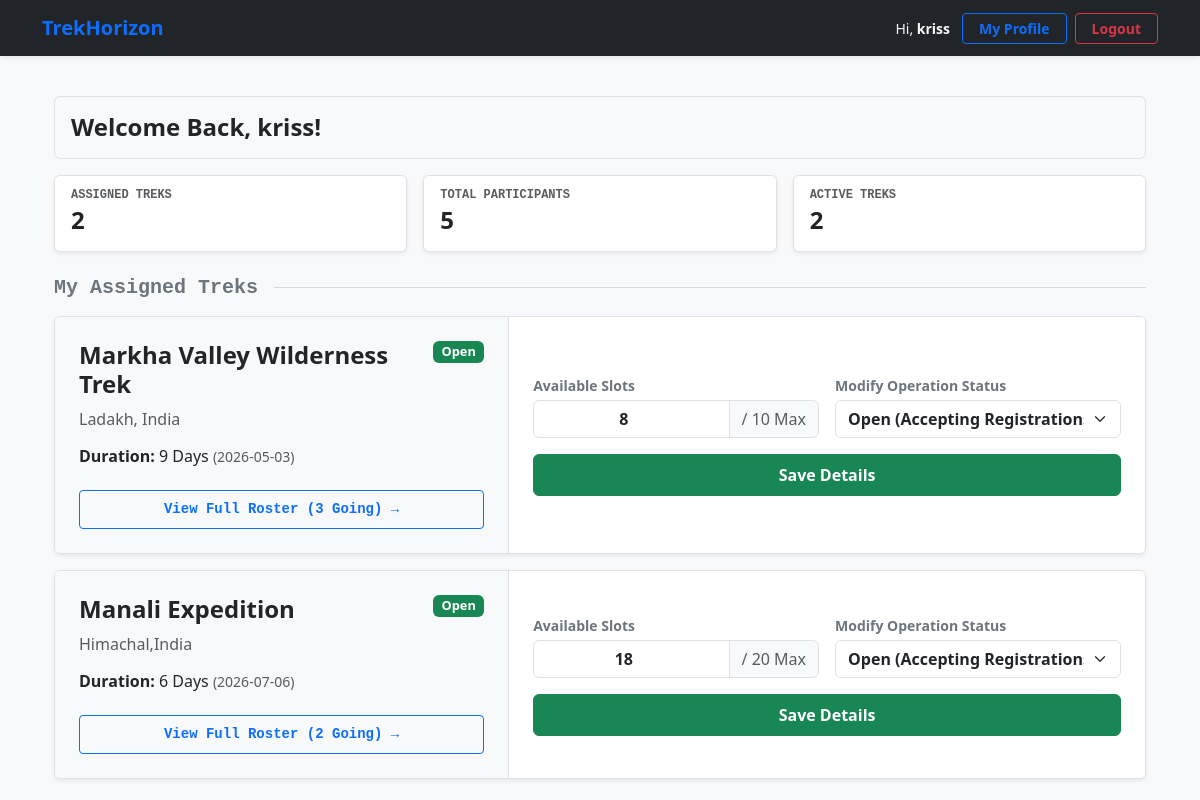
Page /dashboard (signed in) on the committed database.
### models.py (models this page shows)
class Trek(db.Model):
    trek_id = db.Column(db.Integer, primary_key=True, autoincrement=True)
    trek_name = db.Column(db.String(150), nullable=False)
    location = db.Column(db.String(150), nullable=False)
    difficulty = db.Column(db.Enum('Easy', 'Moderate', 'Hard', name='trek_difficulty'), nullable=False)
    duration_days = db.Column(db.Integer, nullable=False)
    available_slots = db.Column(db.Integer, nullable=False)
    max_slots = db.Column(db.Integer, nullable=False)
    start_date = db.Column(db.Date, nullable=False)
    end_date = db.Column(db.Date, nullable=False)
    status = db.Column(db.Enum('Pending', 'Started', 'Open', 'Closed', 'Completed', name='trek_status'), nullable=False)
    assigned_staff_id = db.Column(db.Integer, db.ForeignKey('user.user_id'), nullable=True)
    cost_per_person = db.Column(db.Float, nullable=False, default=0.0)
    meeting_point = db.Column(db.String(255), nullable=True)
    description = db.Column(db.Text, nullable=True)
    bookings = db.relationship('Booking', backref='trek', lazy=True)

### app.py (the view, shortened to what this page needs)
@app.route('/dashboard')
def dashboard():
    if 'user_id' not in session:
        return redirect('/login')
    role = session['user_role']
    user_id = session['user_id']
    if role == 'Admin':
        pending_staff = User.query.filter_by(role='Staff', status='Pending').all()
        all_treks = Trek.query.all()
        all_users = User.query.all()
        return render_template('adminhomepage.html',
                               staff_requests=pending_staff,
                               total_treks=all_treks,
                               total_users=all_users)
    elif role == 'Staff':
        assigned_treks = Trek.query.filter_by(assigned_staff_id=user_id).all()
        return render_template('staffhomepage.html' , treks=assigned_treks)
    return redirect('/login')

### templates/staffhomepage.html (shortened to what this page needs)
{% extends 'base.html' %}
{% block content %}
{% set stats = namespace(participants=0, active=0) %}
{% for trek in treks %}
    {% set stats.participants = stats.participants + trek.bookings|length %}
    {% if trek.status in ['Open', 'Pending', 'Started', 'Ongoing'] %}
        {% set stats.active = stats.active + 1 %}
    {% endif %}
{% endfor %}
<div class="container mt-3">
    <div class="p-3 bg-light border rounded mb-3">
        <h4 class="mb-0 text-dark fw-bold">Welcome Back, {{ session.get('user_name', 'Staff Member') }}!</h4>
    </div>
    <div class="row g-3 mb-4">
        <div class="col-md-4">
            <div class="card border shadow-sm h-100">
                <div class="card-body d-flex align-items-center py-3">
                    <div>
                        <h6 class="card-subtitle text-muted mb-1 text-uppercase small font-monospace fw-bold" style="font-size: 0.75rem;">Assigned Treks</h6>
                        <h4 class="card-title mb-0 fw-bold">{{ treks|length }}</h4>
                    </div>
                </div>
            </div>
        </div>
        <div class="col-md-4">
            <div class="card border shadow-sm h-100">
                <div class="card-body d-flex align-items-center py-3">
                    <div>
                        <h6 class="card-subtitle text-muted mb-1 text-uppercase small font-monospace fw-bold" style="font-size: 0.75rem;">Total Participants</h6>
                        <h4 class="card-title mb-0 fw-bold">{{ stats.participants }}</h4>
                    </div>
                </div>
            </div>
        </div>
        <div class="col-md-4">
            <div class="card border shadow-sm h-100">
                <div class="card-body d-flex align-items-center py-3">
                    <div>
                        <h6 class="card-subtitle text-muted mb-1 text-uppercase small font-monospace fw-bold" style="font-size: 0.75rem;">Active Treks</h6>
                        <h4 class="card-title mb-0 fw-bold">{{ stats.active }}</h4>
                    </div>
                </div>
            </div>
        </div>
    </div>
    <div class="d-flex align-items-center mb-3">
        <h5 class="text-secondary mb-0 font-monospace fw-bold">My Assigned Treks</h5>
        <hr class="flex-grow-1 ms-3 my-0 border-secondary opacity-25">
    </div>
    <div class="row g-3">
        {% for trek in treks %}
        <div class="col-12">
            <div class="card border shadow-sm w-100 overflow-hidden">
                <div class="row g-0 align-items-stretch">
                    <div class="col-md-5 bg-light p-4 d-flex flex-column justify-content-between border-end">
                        <div>
                            <div class="d-flex justify-content-between align-items-start mb-2">
                                <h4 class="text-dark fw-bold mb-0">{{ trek.trek_name }}</h4>
                                <span class="badge {% if trek.status == 'Open' %}bg-success{% elif trek.status == 'Started' %}bg-primary{% elif trek.status == 'Ongoing' %}bg-info text-dark{% elif trek.status == 'Closed' %}bg-danger{% elif trek.status == 'Pending' %}bg-warning text-dark{% else %}bg-secondary{% endif %} fs-8">
                                    {{ trek.status }}
                                </span>
                            </div>
                            <p class="text-muted mb-3"> {{ trek.location }}</p>
                            <h6 class="mb-0 text-dark">
                                <strong> Duration:</strong> {{ trek.duration_days }} Days
                                <span class="text-muted small">({{ trek.start_date }})</span>
                            </h6>
                        </div>
                        <div class="mt-4">
                            <a href="/staff/trek/{{ trek.trek_id }}/roster" class="btn btn-sm btn-outline-primary w-100 py-2 font-monospace fw-bold">
                                 View Full Roster ({{ trek.bookings|length }} Going) →
                            </a>
                        </div>
                    </div>
                    <div class="col-md-7 p-4 bg-white d-flex flex-column justify-content-center">
                        <form action="/staff/update_trek/{{ trek.trek_id }}" method="POST">
                            <div class="row g-3 align-items-end">
                                <div class="col-sm-6">
                                    <label class="form-label text-secondary small fw-bold mb-1">Available Slots</label>
                                    <div class="input-group">
                                        <input type="number" name="available_slots" class="form-control text-center fw-bold"
                                               value="{{ trek.available_slots }}" min="0" max="{{ trek.max_slots }}">
                                        <span class="input-group-text bg-light text-muted">/ {{ trek.max_slots }} Max</span>
                                    </div>
                                </div>
                                <div class="col-sm-6">
                                    <label class="form-label text-secondary small fw-bold mb-1">Modify Operation Status</label>
                                    <select name="status" class="form-select fw-bold">
                                        <optgroup label="Booking Availability">
                                            <option value="Open" {% if trek.status == 'Open' %}selected{% endif %}>Open (Accepting Registrations)</option>
                                        </optgroup>
                                    </select>
                                </div>
                                <div class="col-12 mt-3">
                                    <button type="submit" class="btn btn-success w-100 py-2 fw-bold">Save Details</button>
                                </div>
                            </div>
                        </form>
                    </div>
                </div>
            </div>
        </div>
        {% else %}
        <div class="col-12 text-center text-muted py-5">
            <p class="mb-1 fs-5"> No treks are appearing for your staff profile.</p>
        </div>
        {% endfor %}
    </div>
</div>
{% endblock %}

### templates/staffhomepage.html (style rules this page uses)
.fs-8 { font-size: 0.8rem !important; }

### rows in the picture
Trek: trek_name "Markha Valley Wilderness Trek", status "Open", location "Ladakh, India", duration_days "9", start_date "2026-05-03", bookings|length "3", available_slots "8", max_slots "10", status "Open (Accepting Registrations)"
Trek: trek_name "Manali Expedition", status "Open", location "Himachal,India", duration_days "6", start_date "2026-07-06", bookings|length "2", available_slots "18", max_slots "20", status "Open (Accepting Registrations)"

### other values in the picture
{{ session.get('user_name', 'User') }} "kriss"
{{ session.get('user_name', 'Staff Member') }} "kriss"
{{ treks|length }} "2"
{{ stats.participants }} "5"
{{ stats.active }} "2"
